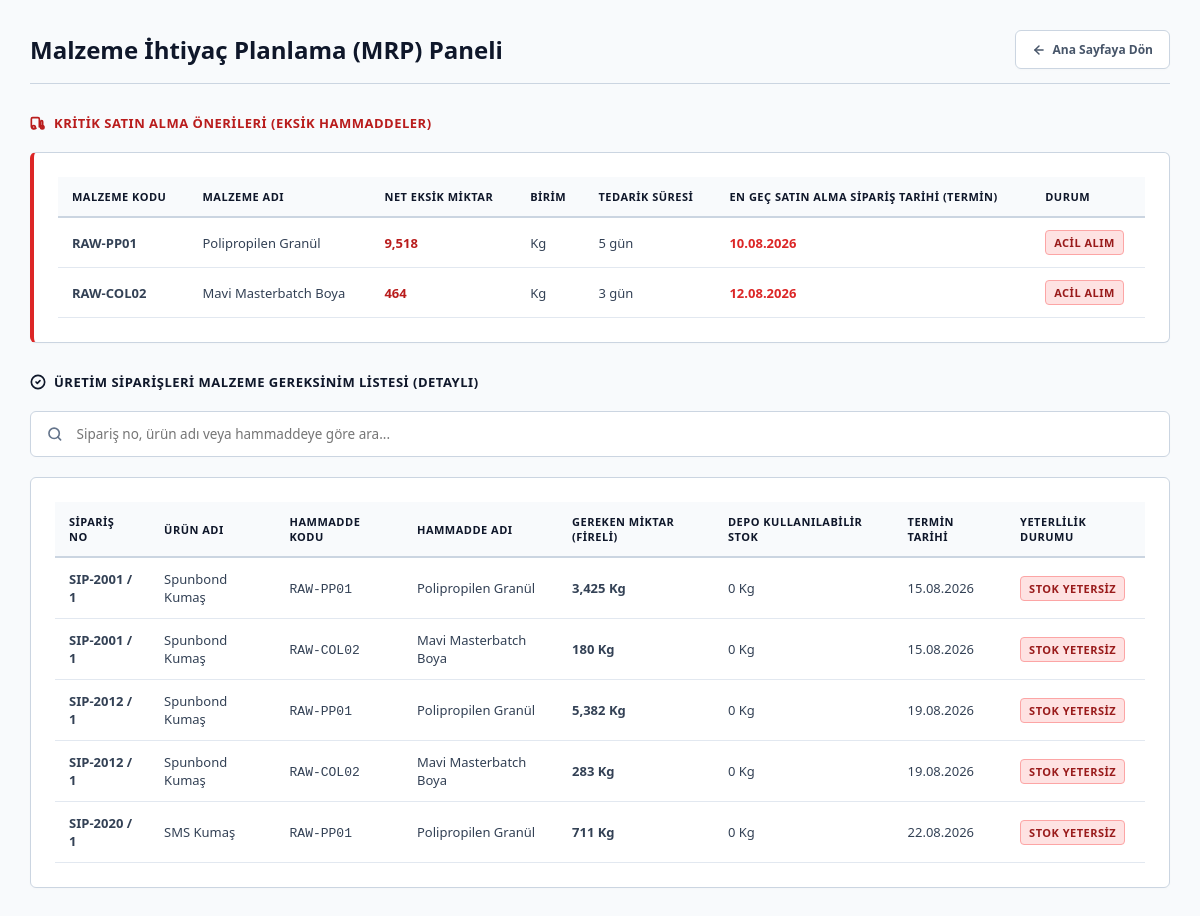
/mrp, run on the app's committed database.
### app/models.py (models this page shows)
class Order(Base):
    __tablename__ = "orders"
    id: Mapped[int] = mapped_column(
        primary_key=True,
        index=True,
    )
    order_no: Mapped[str] = mapped_column(
        String(50),
        unique=False,
        nullable=False,
        index=True,
    )
    item_no: Mapped[str] = mapped_column(
        String(50),
        nullable=False,
        index=True,
    )
    customer_name: Mapped[str] = mapped_column(
        String(150),
        nullable=False,
    )
    product_id: Mapped[int | None] = mapped_column(
        ForeignKey("products.id"),
        nullable=True,
    )
    quantity: Mapped[float | None] = mapped_column(
        Float,
        nullable=True,
    )
    width: Mapped[float | None] = mapped_column(
        Float,
        nullable=True,
    )
    grammage: Mapped[float | None] = mapped_column(
        Float,
        nullable=True,
    )
    market_type: Mapped[str] = mapped_column(
        String(50),
        default="Yurtiçi",
        nullable=False,
    )
    sales_rep: Mapped[str | None] = mapped_column(
        String(100),
        nullable=True,
    )
    unit_price: Mapped[float] = mapped_column(
        Float,
        default=0.0,
        nullable=False,
    )
    currency: Mapped[str] = mapped_column(
        String(20),
        default="TRY",
        nullable=False,
    )
    production_line: Mapped[str | None] = mapped_column(
        String(50),
        nullable=True,
    )
    priority: Mapped[str] = mapped_column(
        String(50),
        default="Orta",
        nullable=False,
    )
    status: Mapped[str] = mapped_column(
        String(50),
        default="Yeni",
        nullable=False,
    )
    estimated_delivery_date: Mapped[date | None] = mapped_column(
        Date,
        nullable=True,
    )
    actual_delivery_date: Mapped[date | None] = mapped_column(
        Date,
        nullable=True,
    )
    completion_date: Mapped[date | None] = mapped_column(
        Date,
        nullable=True,
    )
    product = relationship("Product", back_populates="orders")

class RawMaterial(Base):
    __tablename__ = "raw_materials"
    id: Mapped[int] = mapped_column(primary_key=True, index=True)
    material_code: Mapped[str] = mapped_column(String(50), unique=True, nullable=False, index=True) # Örn: RAW-PP01
    material_name: Mapped[str] = mapped_column(String(150), nullable=False)
    material_type: Mapped[str | None] = mapped_column(String(100), nullable=True) # Örn: Polimer, Boya
    unit: Mapped[str] = mapped_column(String(20), default="Kg", nullable=False) # Ölçü birimi
    min_stock: Mapped[float] = mapped_column(Float, default=0.0, nullable=False) # Minimum stok
    safety_stock: Mapped[float] = mapped_column(Float, default=0.0, nullable=False) # Emniyet stoğu
    min_order_qty: Mapped[float] = mapped_column(Float, default=0.0, nullable=False) # Minimum sipariş miktarı
    lead_time: Mapped[int] = mapped_column(Integer, default=0, nullable=False) # Tedarik süresi (gün)
    is_active: Mapped[bool] = mapped_column(Boolean, default=True, nullable=False)
    recipes = relationship("Recipe", back_populates="raw_material")
    stocks = relationship("WarehouseStock", back_populates="raw_material")

class Product(Base):
    __tablename__ = "products"
    id: Mapped[int] = mapped_column(primary_key=True, index=True)
    product_code: Mapped[str] = mapped_column(String(50), unique=True, nullable=False, index=True) # Örn: URN-SPN01
    product_name: Mapped[str] = mapped_column(String(150), nullable=False)
    product_group: Mapped[str | None] = mapped_column(String(100), nullable=True) # Örn: Spunbond, Meltblown
    standard_width: Mapped[float | None] = mapped_column(Float, nullable=True) # Standart en değeri (cm)
    grammage: Mapped[float | None] = mapped_column(Float, nullable=True) # Standart gramajı (g/m2)
    unit: Mapped[str] = mapped_column(String(20), default="Metre", nullable=False) # Ölçü birimi
    eligible_lines: Mapped[str | None] = mapped_column(String(150), nullable=True) # Üretilebildiği makineler (Örn: "SPL-01,SPL-02")
    is_active: Mapped[bool] = mapped_column(Boolean, default=True, nullable=False)
    orders = relationship("Order", back_populates="product")
    recipes = relationship("Recipe", back_populates="product")

### app/main.py (the view)
@app.get("/mrp", response_class=HTMLResponse)
def get_mrp_report(request: Request):
    db = SessionLocal()
    try:
        orders = db.query(models.Order).filter(
            models.Order.status == "Planlandı"
        ).options(
            joinedload(models.Order.product)
            .joinedload(models.Product.recipes)
            .joinedload(models.Recipe.raw_material)
        ).all()
        stocks = db.query(models.WarehouseStock).all()
        raw_materials = db.query(models.RawMaterial).filter(models.RawMaterial.is_active == True).all()
        stok_durumu = {}  # {raw_material_id: toplam_usable_stock}
        for stock in stocks:
            stok_durumu[stock.raw_material_id] = stok_durumu.get(stock.raw_material_id, 0.0) + stock.usable_stock
        malzeme_ihtiyacları = []  # Detaylı satır listesi
        satin_alma_onerileri = {}  # {raw_material_id: {details}} - Eksik olanların birleştirilmiş hali
        from datetime import timedelta
        for order in orders:
            if not order.product or not order.product.recipes:
                continue
            for recipe in order.product.recipes:
                material = recipe.raw_material
                if not material:
                    continue
                temel_ihtiyac = order.quantity * recipe.quantity_needed
                toplam_ihtiyac = temel_ihtiyac * (1.0 + recipe.scrap_rate)
                depodaki_stok = stok_durumu.get(material.id, 0.0)
                durum = "Yeterli" if depodaki_stok >= toplam_ihtiyac else "Eksik"
                malzeme_ihtiyacları.append({
                    "order_no": order.order_no,
                    "item_no": order.item_no,
                    "product_name": order.product.product_name,
                    "material_code": material.material_code,
                    "material_name": material.material_name,
                    "unit": material.unit,
                    "needed_qty": toplam_ihtiyac,
                    "available_qty": depodaki_stok,
                    "status": durum,
                    "delivery_date": order.estimated_delivery_date
                })
                if durum == "Eksik":
                    eksik_miktar = toplam_ihtiyac - depodaki_stok
                    order_date = None
                    if order.estimated_delivery_date:
                        order_date = order.estimated_delivery_date - timedelta(days=material.lead_time)
                    if material.id not in satin_alma_onerileri:
                        satin_alma_onerileri[material.id] = {
                            "material_code": material.material_code,
                            "material_name": material.material_name,
                            "unit": material.unit,
                            "missing_qty": eksik_miktar,
                            "lead_time": material.lead_time,
                            "latest_order_date": order_date
                        }
                    else:
                        satin_alma_onerileri[material.id]["missing_qty"] += eksik_miktar
                        if order_date and (not satin_alma_onerileri[material.id]["latest_order_date"] or order_date < satin_alma_onerileri[material.id]["latest_order_date"]):
                            satin_alma_onerileri[material.id]["latest_order_date"] = order_date
    finally:
        db.close()
    return templates.TemplateResponse(
        request=request,
        name="mrp.html",
        context={
            "title": "Malzeme İhtiyaç Planlama (MRP) - Üretim Asistanım",
            "requirements": malzeme_ihtiyacları,
            "proposals": list(satin_alma_onerileri.values())
        }
    )

### app/templates/mrp.html (shortened to what this page needs)
<!DOCTYPE html>
<html lang="tr">
<head>
</head>
<body>
    <div class="container">
        <div class="header-container">
            <h1>Malzeme İhtiyaç Planlama (MRP) Paneli</h1>
            <a href="/" class="btn-back">
                <svg width="14" height="14" viewBox="0 0 24 24" fill="none" stroke="currentColor" stroke-width="2.5" stroke-linecap="round" stroke-linejoin="round" style="margin-right: 6px;">
                    <line x1="19" y1="12" x2="5" y2="12"></line>
                    <polyline points="12 19 5 12 12 5"></polyline>
                </svg>
                Ana Sayfaya Dön
            </a>
        </div>
        <div class="section-title" style="color: #b91c1c;">
            Kritik Satın Alma Önerileri (Eksik Hammaddeler)
        </div>
        <div class="table-container" style="border-left: 4px solid #dc2626;">
            <div class="table-responsive">
                <table>
                    <thead>
                        <tr>
                            <th>Malzeme Kodu</th>
                            <th>Malzeme Adı</th>
                            <th>Net Eksik Miktar</th>
                            <th>Birim</th>
                            <th>Tedarik Süresi</th>
                            <th>En Geç Satın Alma Sipariş Tarihi (Termin)</th>
                            <th>Durum</th>
                        </tr>
                    </thead>
                    <tbody>
                        {% if proposals %}
                            {% for prop in proposals %}
                                <tr>
                                    <td><strong>{{ prop.material_code }}</strong></td>
                                    <td>{{ prop.material_name }}</td>
                                    <td style="color: #b91c1c; font-weight: bold;">{{ "{:,.0f}".format(prop.missing_qty)|replace('.', ',') }}</td>
                                    <td>{{ prop.unit }}</td>
                                    <td>{{ prop.lead_time }} gün</td>
                                    <td>
                                        {% if prop.latest_order_date %}
                                            <span class="date-alert-critical">
                                                {{ prop.latest_order_date.strftime('%d.%m.%Y') }}
                                            </span>
                                        {% else %}
                                            <span style="color: #64748b;">Belirlenmemiş</span>
                                        {% endif %}
                                    </td>
                                    <td>
                                        <span class="badge badge-eksik">Acil Alım</span>
                                    </td>
                                </tr>
                            {% endfor %}
                        {% else %}
                            <tr>
                                <td colspan="7" class="no-data" style="color: #16a34a; font-style: normal; font-weight: 700;">
                                    ✓ Harika! Depodaki hammadde stokları, planlanmış tüm siparişler için tamamen yeterli. Satın alma ihtiyacı bulunmuyor.
                                </td>
                            </tr>
                        {% endif %}
                    </tbody>
                </table>
            </div>
        </div>
        <div class="section-title">
            <svg width="16" height="16" viewBox="0 0 24 24" fill="none" stroke="currentColor" stroke-width="2.5" stroke-linecap="round" stroke-linejoin="round">
                <path d="M12 22c5.523 0 10-4.477 10-10S17.523 2 12 2 2 6.477 2 12s4.477 10 10 10z"></path>
                <path d="m9 12 2 2 4-4"></path>
            </svg>
            Üretim Siparişleri Malzeme Gereksinim Listesi (Detaylı)
        </div>
        <div style="background: white; border: 1px solid #cbd5e1; border-radius: 6px; padding: 12px 16px; display: flex; gap: 12px; align-items: center; box-shadow: 0 1px 3px rgba(0,0,0,0.01);">
            <svg width="16" height="16" viewBox="0 0 24 24" fill="none" stroke="currentColor" stroke-width="2.5" stroke-linecap="round" stroke-linejoin="round" style="color: #64748b;">
                <circle cx="11" cy="11" r="8"></circle>
                <line x1="21" y1="21" x2="16.65" y2="16.65"></line>
            </svg>
            <input type="text" id="searchInput" onkeyup="searchRequirements()" placeholder="Sipariş no, ürün adı veya hammaddeye göre ara..." style="border: none; outline: none; width: 100%; font-size: 13.5px; font-family: inherit; color: #0f172a;">
        </div>
        <div class="table-container">
            <div class="table-responsive">
                <table>
                    <thead>
                        <tr>
                            <th>Sipariş No</th>
                            <th>Ürün Adı</th>
                            <th>Hammadde Kodu</th>
                            <th>Hammadde Adı</th>
                            <th>Gereken Miktar (Fireli)</th>
                            <th>Depo Kullanılabilir Stok</th>
                            <th>Termin Tarihi</th>
                            <th>Yeterlilik Durumu</th>
                        </tr>
                    </thead>
                    <tbody id="requirementsTableBody">
                        {% if requirements %}
                            {% for req in requirements %}
                                <tr class="req-row">
                                    <td class="r-orderno"><strong>{{ req.order_no }} / {{ req.item_no }}</strong></td>
                                    <td class="r-prodname">{{ req.product_name }}</td>
                                    <td><code>{{ req.material_code }}</code></td>
                                    <td class="r-matname">{{ req.material_name }}</td>
                                    <td style="font-weight: 600;">{{ "{:,.0f}".format(req.needed_qty)|replace('.', ',') }} {{ req.unit }}</td>
                                    <td>{{ "{:,.0f}".format(req.available_qty)|replace('.', ',') }} {{ req.unit }}</td>
                                    <td>{{ req.delivery_date.strftime('%d.%m.%Y') if req.delivery_date else '-' }}</td>
                                    <td>
                                        {% if req.status == 'Yeterli' %}
                                            <span class="badge badge-yeterli">Stok Yeterli</span>
                                        {% else %}
                                            <span class="badge badge-eksik">Stok Yetersiz</span>
                                        {% endif %}
                                    </td>
                                </tr>
                            {% endfor %}
                        {% else %}
                            <tr>
                                <td colspan="8" class="no-data">
                                    Planlanmış ve malzeme bekleyen herhangi bir üretim siparişi bulunmuyor.
                                </td>
                            </tr>
                        {% endif %}
                    </tbody>
                </table>
            </div>
        </div>
    </div>
</body>
</html>

### data on the page
Order: material_code "RAW-PP01", material_name "Polipropilen Granül", missing_qty "9,518", unit "Kg", lead_time "5", latest_order_date "10.08.2026", material_code "RAW-COL02", material_name "Mavi Masterbatch Boya", missing_qty "464", lead_time "3", latest_order_date "12.08.2026", order_no "SIP-2001", item_no "1", product_name "Spunbond Kumaş", needed_qty "3,425", available_qty "0", delivery_date "15.08.2026", order_no "SIP-2001", delivery_date "15.08.2026"
Product: product_name "Spunbond Kumaş" "Spunbond Kumaş" "Spunbond Kumaş"
RawMaterial: material_code "RAW-COL02" "RAW-COL02", material_name "Mavi Masterbatch Boya" "Mavi Masterbatch Boya", unit "Kg" "Kg", unit "Kg" "Kg"
Order: order_no "SIP-2012" "SIP-2012", delivery_date "19.08.2026" "19.08.2026"
RawMaterial: material_code "RAW-PP01" "RAW-PP01", material_name "Polipropilen Granül" "Polipropilen Granül", unit "Kg" "Kg", unit "Kg" "Kg"
Order: order_no "SIP-2020", delivery_date "22.08.2026"
Product: product_name "SMS Kumaş"

### other printed values
{{ req.item_no }} "1" "1" "1" "1"
{{ "{:,.0f}".format(req.needed_qty)|replace('.', ',') }} "180" "5,382" "283" "711"
{{ "{:,.0f}".format(req.available_qty)|replace('.', ',') }} "0" "0" "0" "0"
